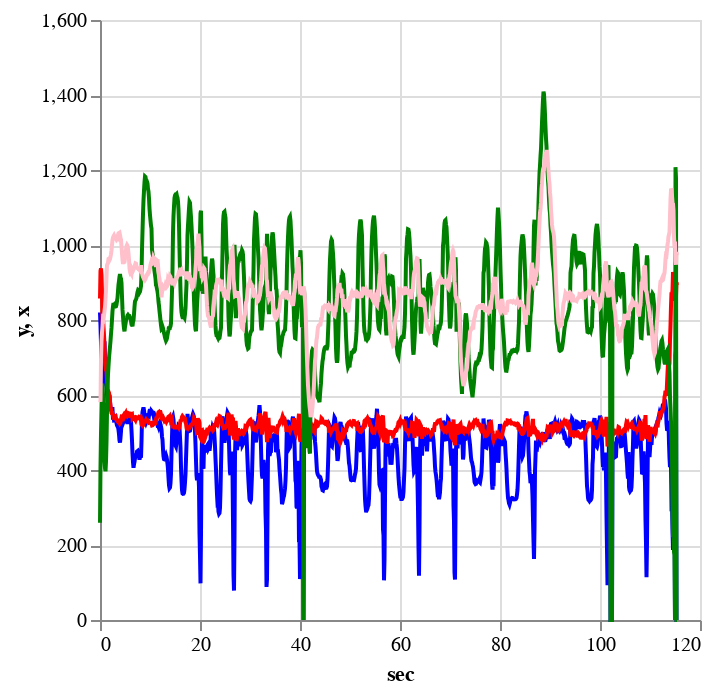

Source (notebook cell):
### Code cell
df_p10=df_final[(df_final['point']==10)]
df_p11=df_final[(df_final['point']==11)]

base = alt.Chart(df_p10.reset_index()).encode(x='sec')
base2 = alt.Chart(df_p11.reset_index()).encode(x='sec')

alt.layer(
    base.mark_line(color='blue').encode(y='y'),
    base2.mark_line(color='red').encode(y='y'),
    base.mark_line(color='green').encode(y='x'),
    base2.mark_line(color='pink').encode(y='x')
)

### Figure 1 — Vega-Lite specification as saved in the notebook (floating-point values rounded to 4 significant figures; data arrays with more than 128 entries replaced by an {"elided": "..."} marker saying what was removed)
{"config": {"view": {"continuousWidth": 300, "continuousHeight": 300}}, "layer": [{"data": {"name": "data-f6b2a9fe16ff6aa7e4757489d9655898"}, "mark": {"type": "line", "color": "blue"}, "encoding": {"x": {"field": "sec", "type": "quantitative"}, "y": {"field": "y", "type": "quantitative"}}}, {"data": {"name": "data-7d577b77c40eeafb71877e38112a78da"}, "mark": {"type": "line", "color": "red"}, "encoding": {"x": {"field": "sec", "type": "quantitative"}, "y": {"field": "y", "type": "quantitative"}}}, {"data": {"name": "data-f6b2a9fe16ff6aa7e4757489d9655898"}, "mark": {"type": "line", "color": "green"}, "encoding": {"x": {"field": "sec", "type": "quantitative"}, "y": {"field": "x", "type": "quantitative"}}}, {"data": {"name": "data-7d577b77c40eeafb71877e38112a78da"}, "mark": {"type": "line", "color": "pink"}, "encoding": {"x": {"field": "sec", "type": "quantitative"}, "y": {"field": "x", "type": "quantitative"}}}], "$schema": "https://vega.github.io/schema/vega-lite/v5.14.1.json", "datasets": {"data-f6b2a9fe16ff6aa7e4757489d9655898": {"elided": "1155 records"}, "data-7d577b77c40eeafb71877e38112a78da": {"elided": "1155 records"}}}
